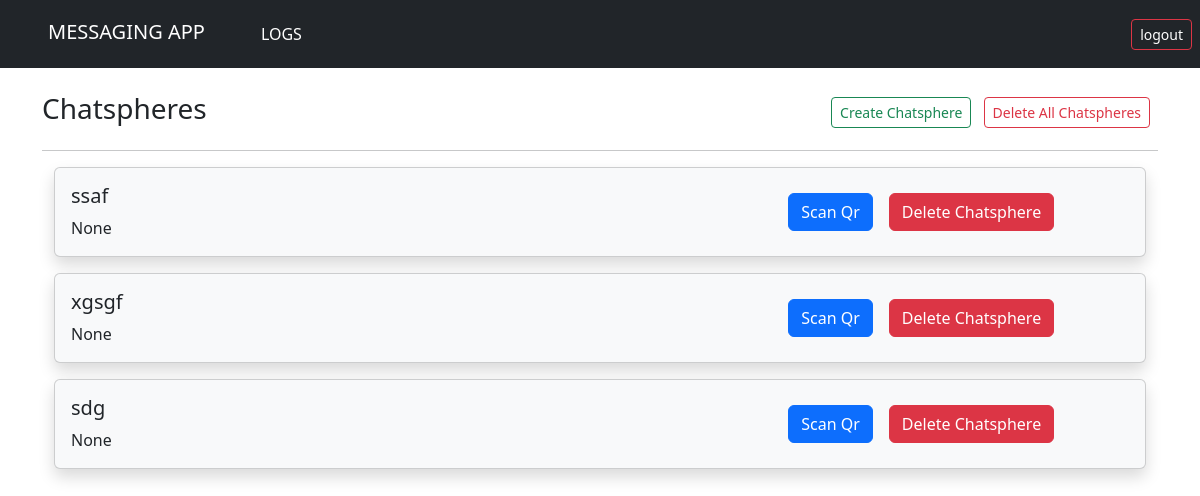
The page / (signed in) on the database as committed earlier.
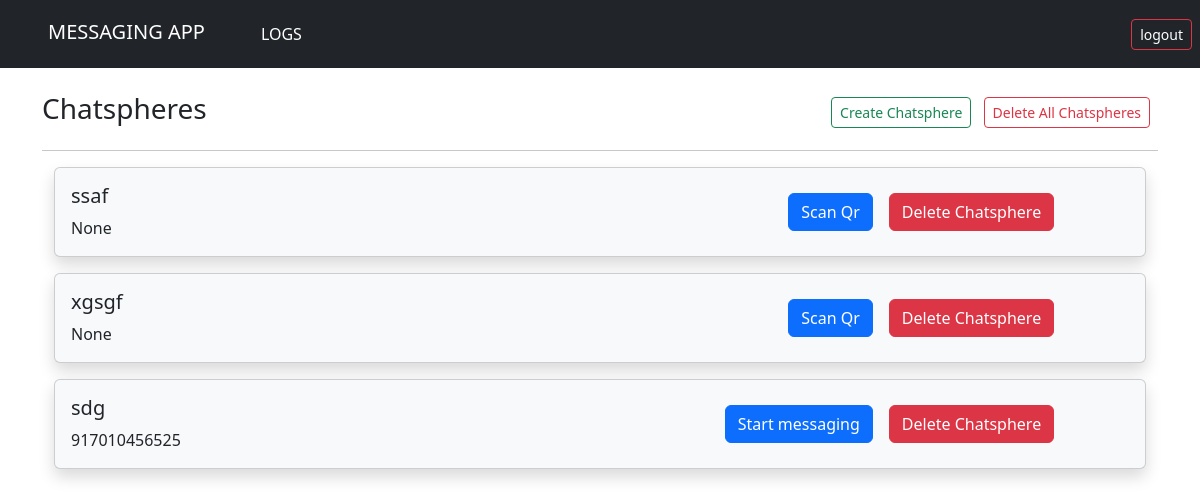
The same page on the database as committed later.
### messaging_app/models.py (models this page shows)
class Instance(models.Model):
    user_id=models.ForeignKey(User, on_delete=models.CASCADE)
    instance_name = models.CharField(max_length=50)
    instance_key = models.CharField(max_length=25)
    instance_token = models.CharField(max_length=100)
    qrscanned=models.BooleanField(default=False)
    phone_number=models.CharField(max_length=12,null=True)
    instance_created_at = models.DateTimeField(auto_now_add=True)
    def __str__(self):
        return self.instance_name

### messaging_app/views.py (the view, shortened to what this page needs)
# urls.py: path('',views.home,name="home"),
@login_required(login_url='login')
def home(request):
    user_instances=Instance.objects.filter(user_id=request.user)
    print(user_instances)
    return render(request,"home.html",{"user_instances":user_instances})

### messaging_app/templates/home.html (shortened to what this page needs)
{% extends 'base.html'%}
{% block content %}
<div class="container bcontent mt-4 ">
<div class="form-inline my-2 my-lg-0">
    <h3>Chatspheres</h3>
    <div class="ml-auto">
  <button type="button" class="btn btn-outline-success btn-sm my-2 my-sm-0 mr-sm-2" data-toggle="modal" data-target="#exampleModalCenter">
      Create Chatsphere
    </button>
        <a class="btn btn-outline-danger btn-sm my-2 my-sm-0 mr-sm-2" href="{% url 'delete_all_messages' %}">Delete All Chatspheres</a>
    </div>
</div>
<hr />
{% for instance in user_instances %}
  <div class="container">
    <div class="row">
        <div class="col">
            <div class="card mb-3 bg-light shadow"  >
                <div class="row g-0">
                    <div class="col-md-7">
                        <div class="card-body" >
                            <h5 class="card-title">{{instance.instance_name}}</h5>
                            <p class="card-text">{{instance.phone_number}}</p>
                        </div>
                    </div>
                    <div class="col-md-4 d-flex align-items-center justify-content-end">
                        {% if not instance.qrscanned %}
                        <a class="btn btn-primary btn-md my-2 my-sm-0 mr-sm-2" href="{% url 'generate_qr' instance.id %}">Scan Qr</a>
                        {% else %}
                        <a class="btn btn-primary btn-md my-2 my-sm-0 mr-sm-2" href="{% url 'messaging' instance.id %}">Start messaging</a>
                        {% endif %}
                        <a href="#" onclick="confirmDelete('{{ instance.id }}')">
                            <button class="btn btn-danger ml-2">Delete Chatsphere</button>
                        </a>
                    </div>
                </div>
            </div>
        </div>
    </div>
</div>
{% endfor %}
</div>
{% endblock %}

Rows that differ between the two databases and show on the page:
changed Instance "sdg": phone_number "None" → "917010456525"; qrscanned "Scan Qr" → "Start messaging"
